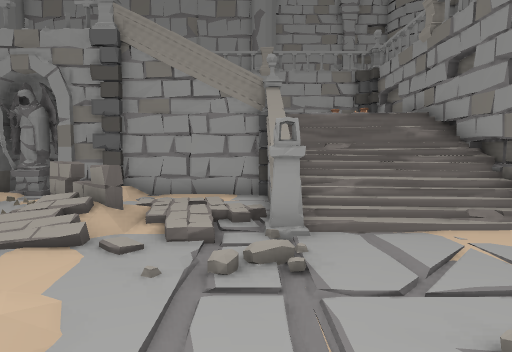
View 1 (above)

20 first-person views from a walk through a Unity game level. The camera is 1.3 m above the floor, tilts 4° down and sees 75° across. The floor is counted in squares, 1 m on a side. Each view is taken from the middle of a square. On the plan, view 1 faces up. The plan holds only what a view shows up to about 14 squares ahead; the rest is blank. The place goes on beyond the plan. The player is left out. Door leaves are left out, so doorways stand open.

View 2
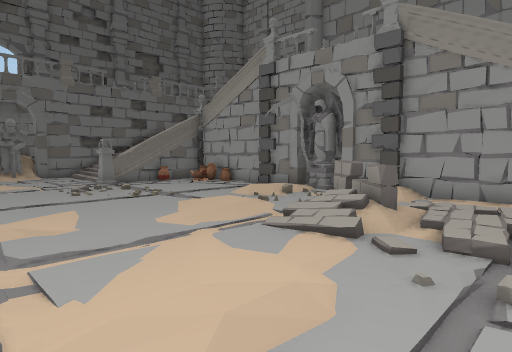

View 3
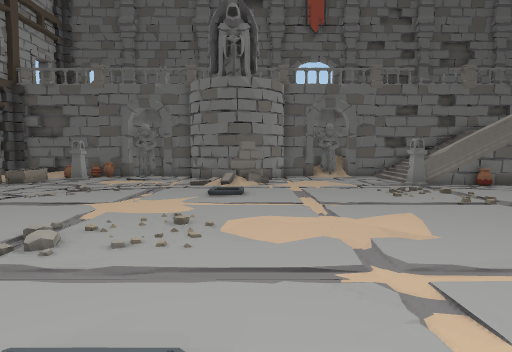

View 4
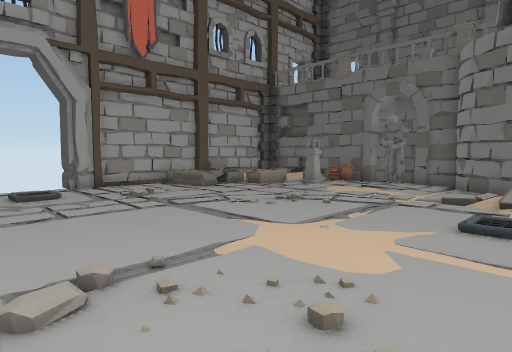

View 5
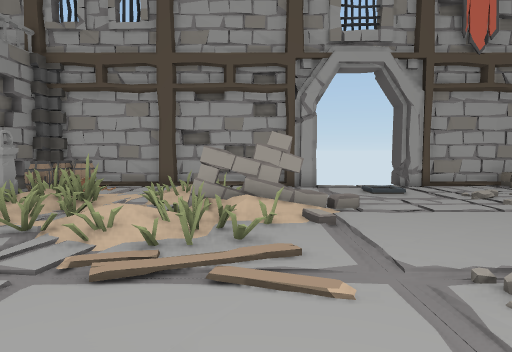

View 6
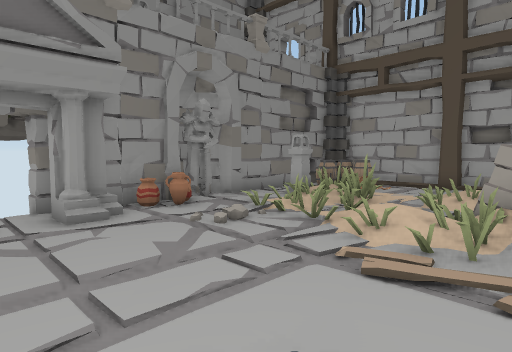

View 7
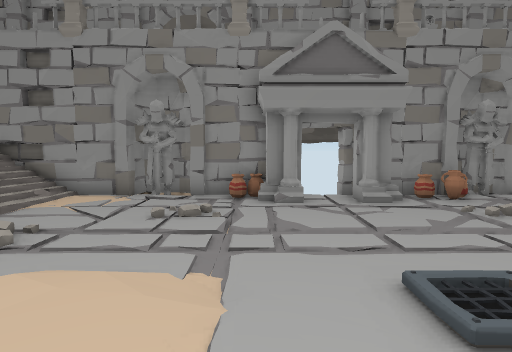

View 8
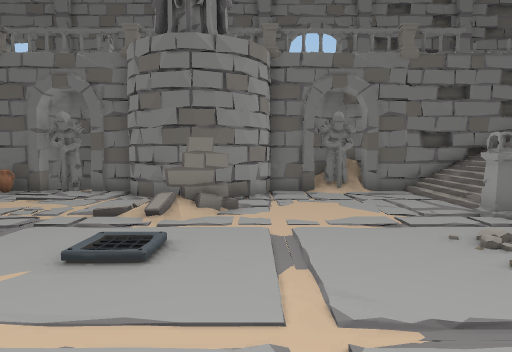

View 9
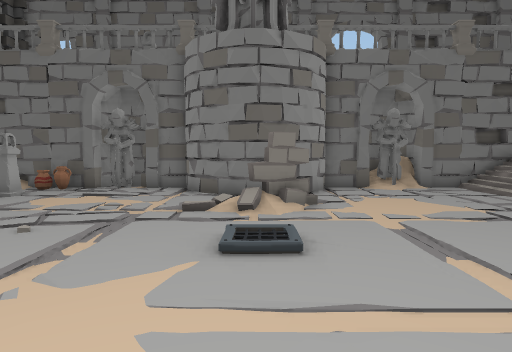

View 10
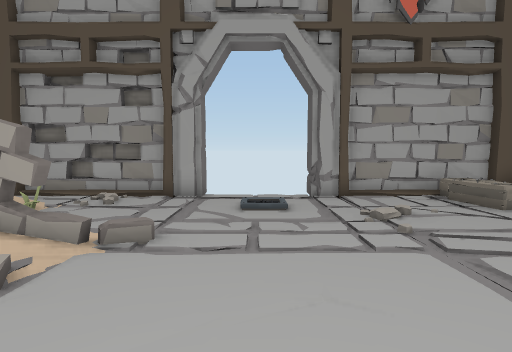

View 11
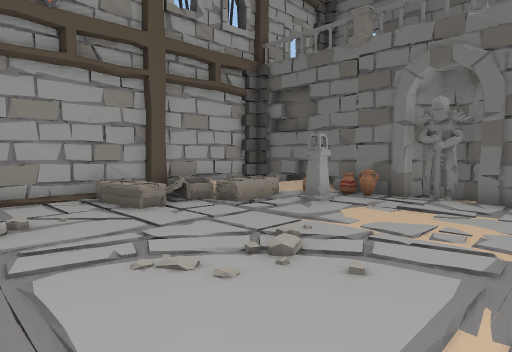

View 12
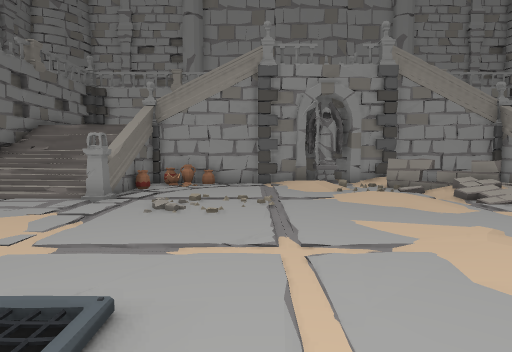

View 13
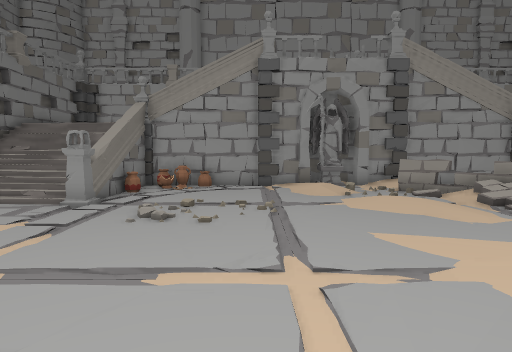

View 14
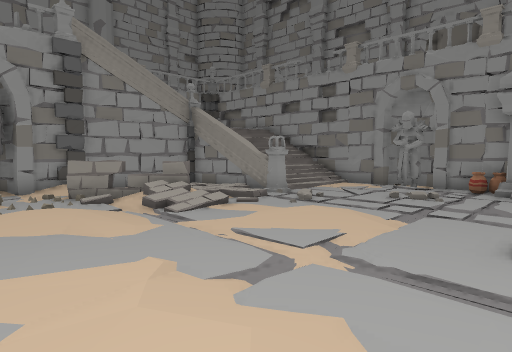

View 15
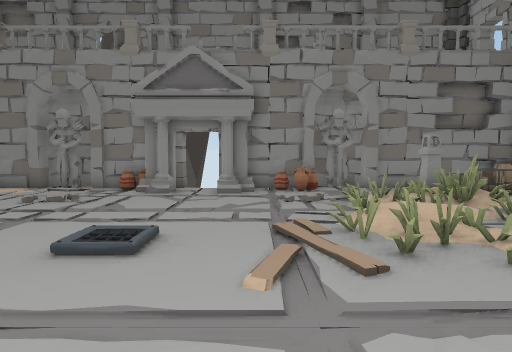

View 16
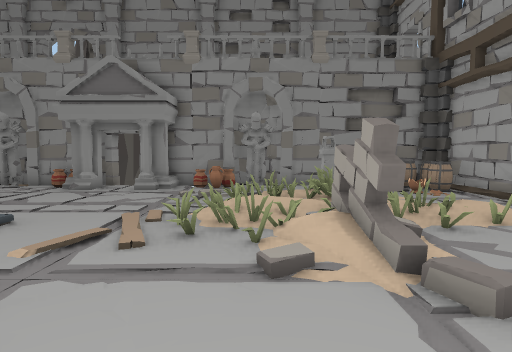

View 17
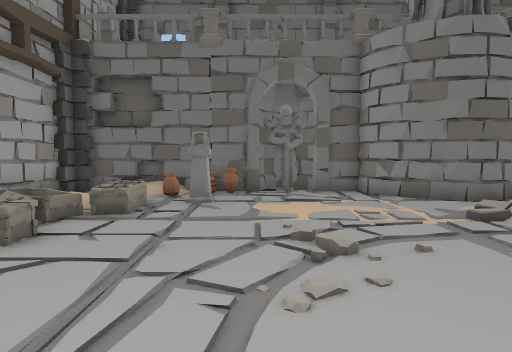

View 18
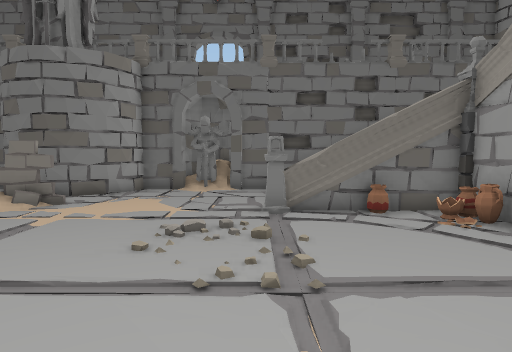

View 19
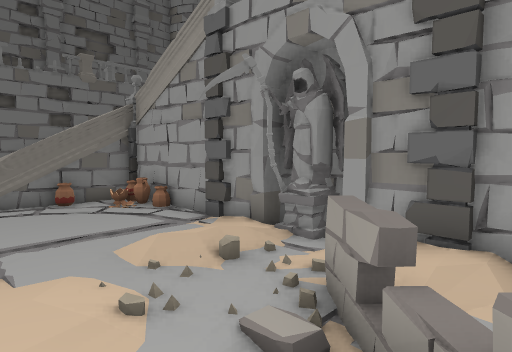

View 20
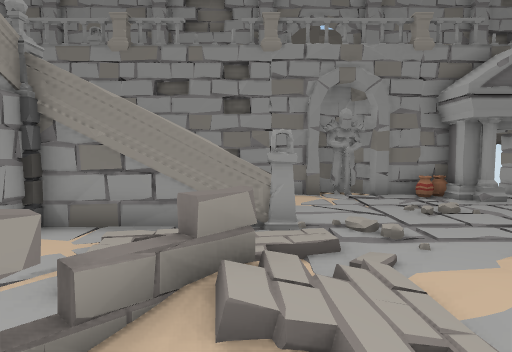

### Floor plan
Key: @ floor where view 1 was taken; # wall or solid block; . main floor; : floor 0.25 m higher than the main floor; + floor 0.75 m higher than the main floor; / step, stairs or slope; D open door; = window, fence, low wall or low ledge; S statue; P pillar; A vase; C coffin; B barrel; O other object.
Columns run from 21 left of view 1 to 7 right of it. Each row starts with its distance up from view 1.
 12              ###
 11              #S#######
 10       #AAA####S##:...##
  9       ##....///../....##
  8   #####A.....///OO///.#####
  7   #=++##.......//O   /#=++#
  6   #=::PP......//. O //P=::#
  5   #....P....../:.//./PP...#
  4  ##............../.../....##
  3  #S................../....S##
  2  ##................:......##
  1   #................/......A#
  0   ##.................@...OA#
 -1    ##/O..................O##
 -2    ## O/....../...........DD
 -3    ##.//....../..........O##
 -4   ##......................##
 -5   #......................AA#
 -6  ##...../..........O/O.O.AA#
 -7 ##S.....//......./////../.S##
 -8  ##.....////....// //:O...##
 -9  #A.P...../.....OOOO//O//.#
-10  #A.P...............O..//P#
-11  ##A/OC...//........//..OO#
-12  ##.////C..........///...B##
-13  #//.//: /........:.....BBB#
-14  #########/##DDD####/#######
-15          ####DDD######

Positions as (right, up) in squares from view 1, and headings:
1: (0, 0), facing up
2: (0, 0), facing up-left
3: (-1, -1), facing left
4: (-5, -1), facing down-left
5: (-3, -1), facing down
6: (-3, -1), facing down-right
7: (-5, 0), facing right
8: (-7, 0), facing left
9: (-7, -2), facing left
10: (-7, -4), facing down
11: (-9, -4), facing down-left
12: (-10, -4), facing up
13: (-10, -3), facing up
14: (-8, -2), facing up-right
15: (-7, -4), facing right
16: (-8, -7), facing right
17: (-8, -8), facing left
18: (-6, 5), facing left
19: (-3, 5), facing up-left
20: (-6, 6), facing right
